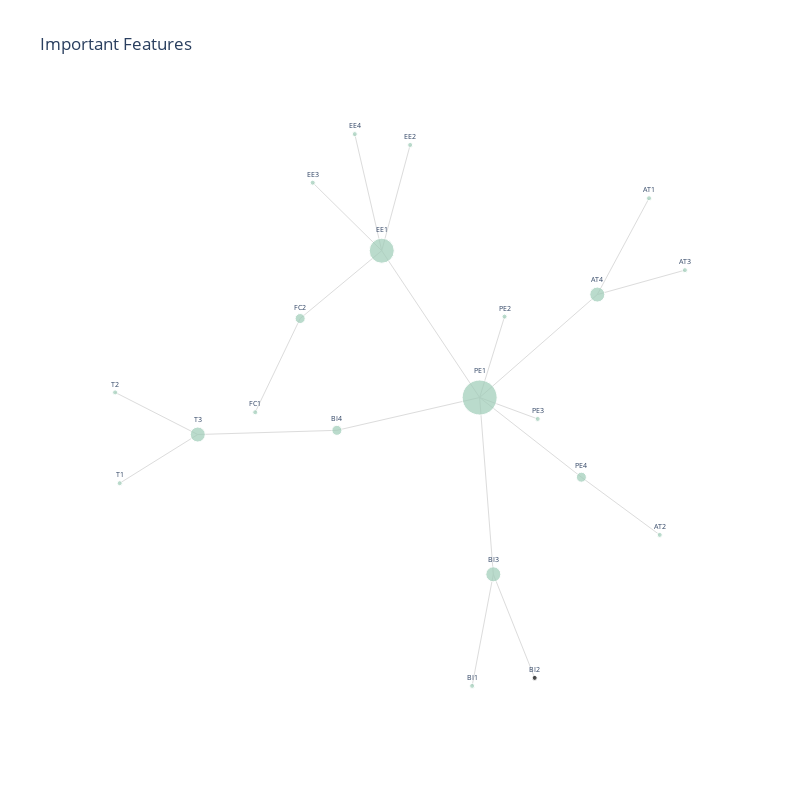

Notebook code cell kept with this figure:
### Markdown cell above
## Correlation Network Graph

### Code cell
# Create Pairwise Correlation Matrix
corr_df = pairwise_correlation(utaut_fac_df, pearsonr)

# "Winner Takes All Method"
threshold = 0.75

# Retain Features where correlation is above threshold
corr_df = corr_df.loc[abs(corr_df["correlation"]) >= threshold]

network_graph(corr_df, "Important Features")

### Figure 1 — Plotly figure (JSON) as saved in the notebook; plotly's stock layout.template omitted (floating-point values rounded to 4 significant figures)
{"data": [{"hoverinfo": "none", "line": {"color": "#DCDCDC", "width": 1}, "mode": "lines", "showlegend": false, "type": "scatter", "x": [0.1667, 0.2464, null, 0.1667, 0.3526, null, 0.1667, 0.4924, null, 0.1667, -0.1466, null, 0.1667, 0.5434, null, 0.1667, 0.2105, null, 0.1667, -0.2901, null, 0.4924, 0.743, null, -0.1466, -0.05563, null, -0.1466, -0.3676, null, -0.1466, -0.233, null, -0.1466, -0.4078, null, 0.5434, 0.7089, null, 0.5434, 0.8236, null, 0.2105, 0.1427, null, 0.2105, 0.3429, null, -0.2901, -0.7355, null, -0.4078, -0.5516, null, -0.7355, -0.9854, null, -0.7355, -1, null], "y": [-0.03651, 0.1584, null, -0.03651, -0.08808, null, -0.03651, -0.2284, null, -0.03651, 0.3173, null, -0.03651, 0.2116, null, -0.03651, -0.4625, null, -0.03651, -0.1156, null, -0.2284, -0.3675, null, 0.3173, 0.5721, null, 0.3173, 0.4812, null, 0.3173, 0.5982, null, 0.3173, 0.1538, null, 0.2116, 0.4437, null, 0.2116, 0.2704, null, -0.4625, -0.7313, null, -0.4625, -0.7121, null, -0.1156, -0.1257, null, 0.1538, -0.07199, null, -0.1257, -0.243, null, -0.1257, -0.02409, null]}, {"marker": {"color": ["#9eccb7", "#9eccb7", "#9eccb7", "#9eccb7", "#9eccb7", "#9eccb7", "#9eccb7", "#9eccb7", "#9eccb7", "#9eccb7", "#9eccb7", "#9eccb7", "#9eccb7", "#9eccb7", "#9eccb7", "#9eccb7", "#9eccb7", "#9eccb7", "#9eccb7", "#9eccb7"], "line": {"width": 1}, "size": [35, 5, 5, 10, 25, 15, 15, 10, 5, 5, 5, 5, 10, 15, 5, 5, 5, 5, 5, 5, 5]}, "mode": "markers+text", "showlegend": false, "text": ["PE1", "PE2", "PE3", "PE4", "EE1", "AT4", "BI3", "BI4", "AT2", "EE2", "EE3", "EE4", "FC2", "T3", "AT1", "AT3", "BI1", "FC1", "T1", "T2", "BI2"], "textfont": {"size": 7}, "textposition": "top center", "type": "scatter", "x": [0.1667, 0.2464, 0.3526, 0.4924, -0.1466, 0.5434, 0.2105, -0.2901, 0.743, -0.05563, -0.3676, -0.233, -0.4078, -0.7355, 0.7089, 0.8236, 0.1427, -0.5516, -0.9854, -1, 0.3429], "y": [-0.03651, 0.1584, -0.08808, -0.2284, 0.3173, 0.2116, -0.4625, -0.1156, -0.3675, 0.5721, 0.4812, 0.5982, 0.1538, -0.1257, 0.4437, 0.2704, -0.7313, -0.07199, -0.243, -0.02409, -0.7121]}], "layout": {"autosize": false, "height": 800, "hovermode": "closest", "plot_bgcolor": "#fff", "showlegend": false, "title": {"text": "Important Features"}, "width": 800, "xaxis": {"showgrid": false, "showline": false, "showticklabels": false, "ticks": "", "title": {"font": {"size": 20}, "text": ""}, "zeroline": false}, "yaxis": {"showgrid": false, "showline": false, "showticklabels": false, "ticks": "", "title": {"font": {"size": 20}, "text": ""}, "zeroline": false}}}
